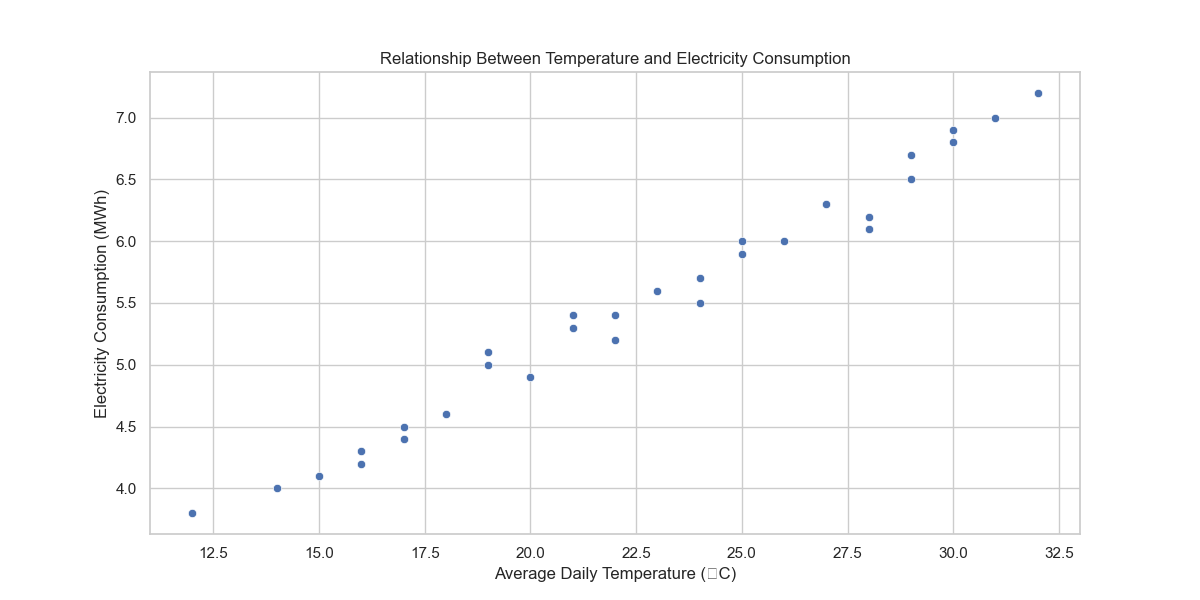

Recreate this plot in Python.

import seaborn as sns
import pandas as pd
import matplotlib.pyplot as plt

# Data
data = {
    'Day': [1, 2, 3, 4, 5, 6, 7, 8, 9, 10, 11, 12, 13, 14, 15,
            16, 17, 18, 19, 20, 21, 22, 23, 24, 25, 26, 27, 28, 29, 30],
    'AverageTemperature': [16, 17, 19, 21, 25, 23, 29, 30, 28, 26,
                           25, 28, 24, 22, 20, 18, 17, 15, 14, 12,
                           16, 19, 21, 22, 24, 27, 29, 31, 32, 30],
    'MWh': [4.2, 4.5, 5, 5.4, 6, 5.6, 6.5, 6.8, 6.2, 6, 5.9, 6.1,
            5.5, 5.2, 4.9, 4.6, 4.4, 4.1, 4.0, 3.8, 4.3, 5.1, 5.3,
            5.4, 5.7, 6.3, 6.7, 7.0, 7.2, 6.9]
}

df = pd.DataFrame(data)

# Plot
plt.figure(figsize=(12, 6))
scatterplot = sns.scatterplot(x='AverageTemperature', y='MWh',
                              data=df, palette=['#FF6347', '#4682B4'])

scatterplot.set_title('Relationship Between Temperature and Electricity Consumption')
scatterplot.set_xlabel('Average Daily Temperature (°C)')
scatterplot.set_ylabel('Electricity Consumption (MWh)')

plt.show()
